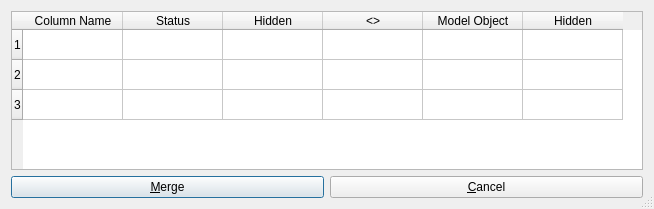
<?xml version="1.0" encoding="UTF-8"?>
<ui version="4.0">
<comment> Begin CVS Header </comment>
<comment>   $Source: /fs/turing/cvs/copasi_dev/copasi/UI/CQMergingData.ui,v $ </comment>
<comment>   $Revision: 1.1 $ </comment>
<comment>   $Name: Build-33 $ </comment>
<comment>   $Author: nsimus $ </comment>
<comment>   $Date: 2009/10/30 16:11:56 $ </comment>
<comment> End CVS Header </comment>

<comment> Copyright (C) 2008 by Pedro Mendes, Virginia Tech Intellectual </comment>
<comment> Properties, Inc., EML Research, gGmbH, University of Heidelberg, </comment>
<comment> and The University of Manchester. </comment>
<comment> All rights reserved. </comment>

 <class>CQMergingData</class>
 <widget class="QDialog" name="CQMergingData">
  <property name="geometry">
   <rect>
    <x>0</x>
    <y>0</y>
    <width>654</width>
    <height>209</height>
   </rect>
  </property>
  <property name="windowTitle">
   <string>Merging Data</string>
  </property>
  <property name="sizeGripEnabled">
   <bool>true</bool>
  </property>
  <layout class="QVBoxLayout" name="verticalLayout">
   <item>
    <widget class="QTableWidget" name="mpTable">
     <row>
      <property name="text">
       <string>1</string>
      </property>
     </row>
     <row>
      <property name="text">
       <string>2</string>
      </property>
     </row>
     <row>
      <property name="text">
       <string>3</string>
      </property>
     </row>
     <column>
      <property name="text">
       <string>Column Name</string>
      </property>
     </column>
     <column>
      <property name="text">
       <string>Status</string>
      </property>
     </column>
     <column>
      <property name="text">
       <string>Hidden</string>
      </property>
     </column>
     <column>
      <property name="text">
       <string>&lt;&gt;</string>
      </property>
     </column>
     <column>
      <property name="text">
       <string>Model Object</string>
      </property>
     </column>
     <column>
      <property name="text">
       <string>Hidden</string>
      </property>
     </column>
    </widget>
   </item>
   <item>
    <layout class="QHBoxLayout" name="_2">
     <property name="spacing">
      <number>6</number>
     </property>
     <property name="margin">
      <number>0</number>
     </property>
     <item>
      <widget class="QPushButton" name="mpBtnMerge">
       <property name="text">
        <string>&amp;Merge</string>
       </property>
       <property name="shortcut">
        <string>Alt+O</string>
       </property>
      </widget>
     </item>
     <item>
      <widget class="QPushButton" name="mpBtnCancel">
       <property name="text">
        <string>&amp;Cancel</string>
       </property>
       <property name="shortcut">
        <string>Alt+C</string>
       </property>
      </widget>
     </item>
    </layout>
   </item>
  </layout>
 </widget>
 <layoutdefault spacing="6" margin="11"/>
 <tabstops>
  <tabstop>mpBtnMerge</tabstop>
  <tabstop>mpBtnCancel</tabstop>
 </tabstops>
 <includes>
  <include location="global">string</include>
  <include location="global">map</include>
 </includes>
 <resources/>
 <connections>
  <connection>
   <sender>mpBtnMerge</sender>
   <signal>clicked()</signal>
   <receiver>CQMergingData</receiver>
   <slot>slotBtnMerge()</slot>
   <hints>
    <hint type="sourcelabel">
     <x>30</x>
     <y>445</y>
    </hint>
    <hint type="destinationlabel">
     <x>20</x>
     <y>20</y>
    </hint>
   </hints>
  </connection>
  <connection>
   <sender>mpBtnCancel</sender>
   <signal>clicked()</signal>
   <receiver>CQMergingData</receiver>
   <slot>slotBtnCancel()</slot>
   <hints>
    <hint type="sourcelabel">
     <x>111</x>
     <y>445</y>
    </hint>
    <hint type="destinationlabel">
     <x>20</x>
     <y>20</y>
    </hint>
   </hints>
  </connection>
 </connections>
</ui>
